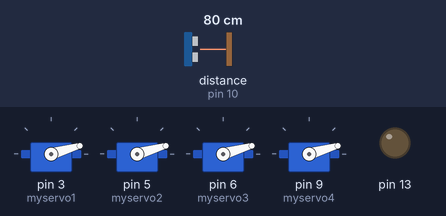
Recording of a sketch running on a simulated Arduino Uno, built with avr-gcc and run on an emulated ATmega328P. Parts: 4 × servo, output pins drawn as LEDs (lit = HIGH). Wiring (inferred from the names in the program): ultrasonic range finder: trigger pin 11; echo pin 10. The test bench sets the inputs (shaded band); at power-on: distance to the obstacle (sensor on pin 10) 80 cm. The echo pulse lasts 58.3 µs per cm; pins used as bus, display or sensor lines are not drawn.

Above: at 1.4 s.
1.5 s: distance to the obstacle (sensor on pin 10) set to 2 cm
At 1.76 s:
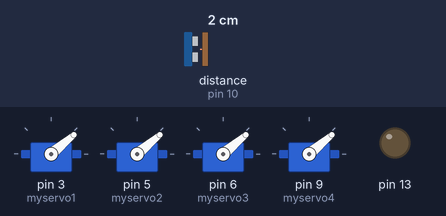
At 2.42 s:
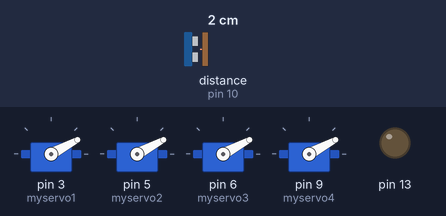
4.8 s: distance to the obstacle (sensor on pin 10) set to 60 cm
Timing chart, 0 to 14.1 s (numbered marks = the images above; inputs shaded):
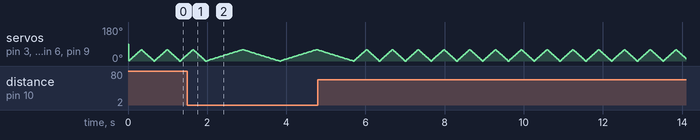

The sketch:

stomach.ino
```cpp
#include <Servo.h>
const int trigPin =11 ;
const int echoPin =10 ;
Servo myservo1;  // create servo object to control a servo
Servo myservo2;
Servo myservo3;
Servo myservo4;
int pos = 0;
void setup() {
  pinMode(trigPin, OUTPUT);
  pinMode(echoPin, INPUT);
  pinMode(13,OUTPUT);
  Serial.begin(38400);
  myservo1.attach(3);  // attaches the servo on pin 9 to the servo object
  myservo2.attach(5);
  myservo3.attach(6);
  myservo4.attach(9);
}
void loop()
{
  long duration, distance;
  digitalWrite(trigPin, LOW);
  delayMicroseconds(1000);
  digitalWrite(trigPin, HIGH);
  delayMicroseconds(1000);
  digitalWrite(trigPin, LOW);
  duration = pulseIn(echoPin, HIGH);
  distance = (duration/2)*0.034;

  if(distance>=10){
    for (pos = 0; pos <= 60; pos += 1) { // goes from 0 degrees to 180 degrees
    // in steps of 1 degree
    myservo1.write(pos);
    myservo2.write(pos);
    myservo3.write(pos);
    myservo4.write(pos);
    // tell servo to go to position in variable 'pos'
    delay(5);                       // waits 15ms for the servo to reach the position
  }
  for (pos = 60; pos >= 0; pos -= 1) { // goes from 180 degrees to 0 degrees
    myservo1.write(pos);
    myservo2.write(pos);
    myservo3.write(pos);
    myservo4.write(pos);// tell servo to go to position in variable 'pos'
    delay(5);                       // waits 15ms for the servo to reach the position
  }
  }
  else
  {
    for (pos = 0; pos <= 60; pos += 1) { // goes from 0 degrees to 180 degrees
    // in steps of 1 degree
    myservo1.write(pos);
    myservo2.write(pos);
    myservo3.write(pos);
    myservo4.write(pos);
    // tell servo to go to position in variable 'pos'
    delay(15);                       // waits 15ms for the servo to reach the position
  }
  for (pos = 60; pos >= 0; pos -= 1) { // goes from 180 degrees to 0 degrees
    myservo1.write(pos);
    myservo2.write(pos);
    myservo3.write(pos);
    myservo4.write(pos);// tell servo to go to position in variable 'pos'
    delay(15);                       // waits 15ms for the servo to reach the position
  }
    }
}
```
